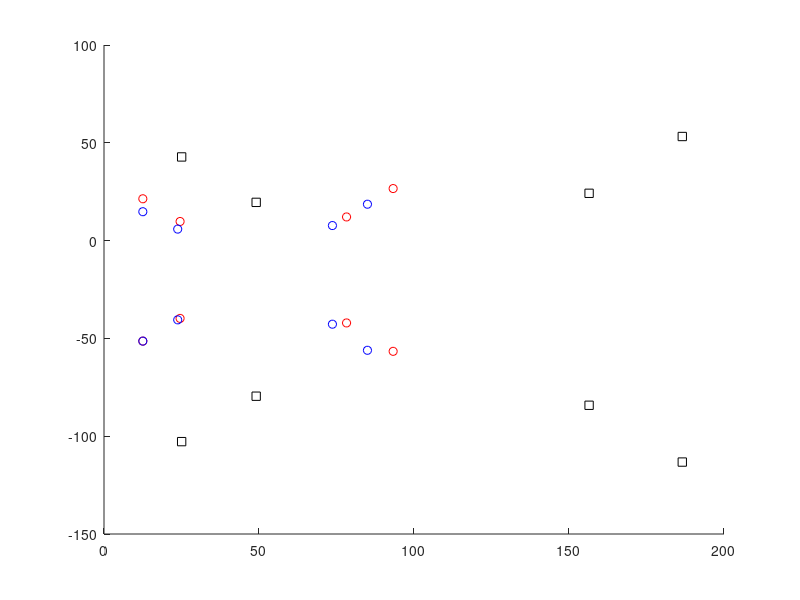

Write the MATLAB code that produced this figure.
function q3_output = Q3()
%  The scene object is a unit cube.

XYZ = [0 0 0; ...
    0 0 1;
    0 1 0;
    0 1 1;
    1 0 0;
    1 0 1;
    1 1 0;
    1 1 1];

%  Set up a projection matrix by choosing K, R, C.

%  For K, just go with coordinates on the projection plane, and put the projection plane at f = 10.
%  Set the principal point to be slightly different from (0,0),  namely (20, -30).  
%
%  Note that in examples with real images, we would expect the principal point to be roughly
%  at the center pixel (Nx/2, Ny/2),  since the (1,1) and (Nx,Ny) would be at opposite corners of the sensor.
%  We would also expect the K11 and K22 coefficients to include a change in
%  units from mm to top pixels.   We have not done this here.   Essentially
%  we are treating 1 mm = 1 pixel.

K = [300 0 20; 0 300 -30; 0 0 1];

%  Set camera axes to be near parallel to the object (world) axes. 
%  Only have a small rotation about y axis.

num_degrees = 15;
theta_y = num_degrees *pi/180;
R_y = [cos(theta_y) 0 sin(theta_y);  0 1 0;  -sin(theta_y) 0  cos(theta_y)];

%  When theta_y = 0,  the camera coordinate axes are same as object axes.
%  We put the camera at a negative z value.  It is looking in the positive z
%  direction.   Note the XY of camera corresponds to the center XY of the
%  cube.

C = [0.5 0.5 -2]';

P = K * R_y * [ eye(3), -C];

%  now plot the projection of the cube corners for this chosen projection matrix

close all
figure; hold on;

numPositions = size(XYZ,1);

%  Draw in black square the projected point positions according to the true model.

xy = zeros(numPositions, 2);
for j = 1:numPositions
    p = P*[ XYZ(j,1) XYZ(j,2) XYZ(j,3)  1]';
    x = p(1)/p(3);
    y = p(2)/p(3);
    
    xy(j,1) = x;
    xy(j,2) = y;
    plot(x, y,'sk');
end


%Image shift%
%-------------------------------------------------------------------------%
% matrix_K = eye(3);
% matrix_K(1,3) = 10;
% K2 = matrix_K * K;
% P2 = K2 * R_y * [ eye(3), -C];
% for j = 1:numPositions
%     p = P2*[ XYZ(j,1) XYZ(j,2) XYZ(j,3)  1]';
%     x = p(1)/p(3);
%     y = p(2)/p(3);
%     
%     xy(j,1) = x;
%     xy(j,2) = y;
%     plot(x, y,'r*');
% end



% num_degrees_2 = 0.5;
% theta_y_2 = num_degrees_2 *pi/180;
% R_2 = [cos(theta_y_2) 0 sin(theta_y_2);  0 1 0;  -sin(theta_y_2) 0  cos(theta_y_2)];
% R_2 = R_2 * R_y;
% P3 = K2 * R_2 * [ eye(3), -C];
% for j = 1:numPositions
%     p = P3*[ XYZ(j,1) XYZ(j,2) XYZ(j,3)  1]';
%     x = p(1)/p(3);
%     y = p(2)/p(3);
%     
%     xy(j,1) = x;
%     xy(j,2) = y;
%     plot(x, y,'g*');
% end


% matrix_C = eye(3);
% matrix_C(1,3) = -0.01;
% matrix_C(1,2) = 0.015;
% C2 = matrix_C * C;
% disp(C2);
% P4 = K2 * R_y * [ eye(3), -C2];
% for j = 1:numPositions
%     p = P4*[ XYZ(j,1) XYZ(j,2) XYZ(j,3)  1]';
%     x = p(1)/p(3);
%     y = p(2)/p(3);
%     
%     xy(j,1) = x;
%     xy(j,2) = y;
%     plot(x, y,'b*');
% end

%-------------------------------------------------------------------------%


%Image scaling%
%-------------------------------------------------------------------------%
matrix_K_2 = eye(3);
matrix_K_2(1,1) = 0.5;
matrix_K_2(2,2) = 0.5;
K3 = matrix_K_2 * K;
P5 = K3 * R_y * [ eye(3), -C];
for j = 1:numPositions
    p = P5*[ XYZ(j,1) XYZ(j,2) XYZ(j,3)  1]';
    x = p(1)/p(3);
    y = p(2)/p(3);
    
    xy(j,1) = x;
    xy(j,2) = y;
    plot(x, y,'ro');
end


matrix_C_2 = eye(3);
matrix_C_2(1,1) = 1.1;
matrix_C_2(2,2) = 1.1;
matrix_C_2(3,3) = 1.1;
C3 = matrix_C_2 * C;
disp(C3);
P6 = K3 * R_y * [ eye(3), -C3];
for j = 1:numPositions
    p = P6*[ XYZ(j,1) XYZ(j,2) XYZ(j,3)  1]';
    x = p(1)/p(3);
    y = p(2)/p(3);
    
    xy(j,1) = x;
    xy(j,2) = y;
    plot(x, y,'bo');
end
end